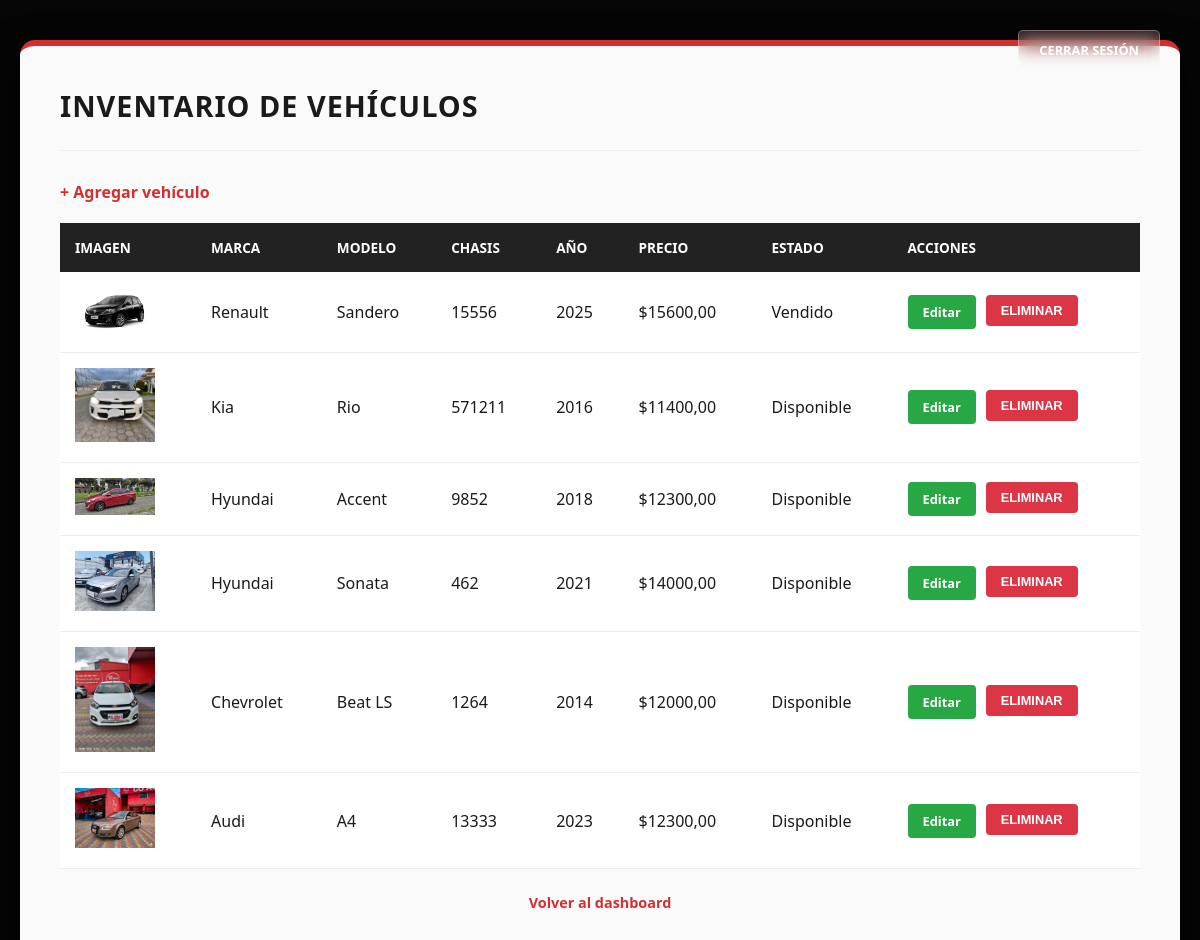
/inventario/ (signed in), run on the app's committed database.
### inventario/models.py (models this page shows, shortened)
class Vehiculo(models.Model):
    ESTADO_CHOICES = [
        ('disponible', 'Disponible'),
        ('vendido', 'Vendido'),
        ('reservado', 'Reservado'),
    ]
    CONDICION_CHOICES = [
        ('nuevo', 'Nuevo'),
        ('usado', 'Usado'),
    ]
    marca = models.CharField(max_length=50)
    modelo = models.CharField(max_length=50)
    chasis = models.CharField(max_length=50, unique=True)
    anio = models.PositiveIntegerField()
    precio = models.DecimalField(max_digits=10, decimal_places=2)
    estado = models.CharField(max_length=20, choices=ESTADO_CHOICES, default='disponible')
    condicion = models.CharField(max_length=10, choices=CONDICION_CHOICES, default='nuevo')
    descripcion = models.TextField(blank=True, null=True, help_text="Descripción detallada del vehículo")
    fecha_registro = models.DateTimeField(auto_now_add=True)
    fecha_actualizacion = models.DateTimeField(auto_now=True)
    imagen = models.ImageField(upload_to='vehiculos/', blank=True, null=True)
    imagen2 = models.ImageField(upload_to='vehiculos/', blank=True, null=True)
    imagen3 = models.ImageField(upload_to='vehiculos/', blank=True, null=True)
    class Meta:
        verbose_name = 'Vehículo'
        verbose_name_plural = 'Vehículos'

### inventario/views.py (the view)
# urls.py: path('', views.lista_vehiculos, name='lista_vehiculos'),
@login_required
def lista_vehiculos(request):
    vehiculos = Vehiculo.objects.all().order_by('-fecha_registro')
    if request.user.rol == 'cliente':
        return render(request, 'inventario/galeria.html', {'vehiculos': vehiculos})
    else:
        vehiculos = Vehiculo.objects.all().order_by('-fecha_registro')
        return render(request, 'inventario/lista.html', {'vehiculos': vehiculos})

### templates/inventario/lista.html (shortened to what this page needs)
{% load static %}
<!DOCTYPE html>
<html lang="es">
<head>
    <link rel="stylesheet" href="{% static 'css/style.css' %}">
</head>
<body>
      <a href="{% url 'cerrar_sesion' %}" class="btn-cerrar">Cerrar Sesión</a>
    <div class="dashboard-wrapper">
        <header class="header-flex">
            <div class="user-welcome">
                <h1>INVENTARIO DE VEHÍCULOS</h1>
            </div>
        </header>
        <a href="{% url 'crear_vehiculo' %}">+ Agregar vehículo</a>
        <table class="tabla-usuarios">
            <thead>
                <tr>
                    <th>Imagen</th>
                    <th>Marca</th>
                    <th>Modelo</th>
                    <th>Chasis</th>
                    <th>Año</th>
                    <th>Precio</th>
                    <th>Estado</th>
                    <th>Acciones</th>
                </tr>
            </thead>
            <tbody>
                {% for vehiculo in vehiculos %}
                <tr>
                    <td>
                        {% if vehiculo.imagen %}
                            <img src="{{ vehiculo.imagen.url }}" width="80">
                        {% else %}
                            Sin imagen
                        {% endif %}
                    </td>
                    <td>{{ vehiculo.marca }}</td>
                    <td>{{ vehiculo.modelo }}</td>
                    <td>{{ vehiculo.chasis }}</td>
                    <td>{{ vehiculo.anio }}</td>
                    <td>${{ vehiculo.precio }}</td>
                    <td>{{ vehiculo.get_estado_display }}</td>
                    <td>
                        <div class="flex-acciones">
                            <a href="{% url 'actualizar_vehiculo' vehiculo.pk %}" class="btn-accion btn-activar">Editar</a>
                            <form action="{% url 'eliminar_vehiculo' vehiculo.pk %}" method="POST">
                                <button type="submit" class="btn-accion btn-eliminar">Eliminar</button>
                            </form>
                        </div>
                    </td>
                </tr>
                {% empty %}
                <tr>
                    <td colspan="8" style="text-align:center; padding:30px; color:#666;">
                        No hay vehículos registrados aún.
                    </td>
                </tr>
                {% endfor %}
            </tbody>
        </table>
        <p><a href="{% url 'dashboard' %}">Volver al dashboard</a></p>
    </div>
</body>
</html>

### static/css/style.css (style rules this page uses)
:root { --primary-red: #d32f2f; --dark-bg: #1a1a1a; --card-bg: #ffffff; --text-main: #333333; --text-light: #666666; --border-color: #e0e0e0; }
body { font-family: 'Segoe UI', Tahoma, Geneva, Verdana, sans-serif; background-color: var(--dark-bg); background-image: linear-gradient(rgba(0, 0, 0, 0.8), rgba(0, 0, 0, 0.8)), url('https://images.unsplash.com/photo-1492144534655-ae79c964c9d7?auto=format&fit=crop&q=80&w=1920'); background-size: cover; background-attachment: fixed; display: flex; justify-content: center; align-items: center; min-height: 100vh; margin: 0; color: var(--text-main); position: relative; }
.btn-cerrar { position: absolute; top: 30px; right: 40px; background-color: rgba(255, 255, 255, 0.1); color: white; padding: 10px 20px; text-decoration: none; border-radius: 5px; font-weight: bold; font-size: 0.8rem; text-transform: uppercase; border: 1px solid rgba(255, 255, 255, 0.3); transition: all 0.3s ease; backdrop-filter: blur(10px); z-index: 1000; }
.dashboard-wrapper { max-width: 1100px; width: 90%; margin: 40px auto; background: rgba(255, 255, 255, 0.98); padding: 40px; border-radius: 15px; box-shadow: 0 20px 40px rgba(0,0,0,0.7); color: #1a1a1a; border-top: 6px solid var(--primary-red); }
.header-flex { border-bottom: 1px solid #eee; padding-bottom: 25px; margin-bottom: 30px; }
.user-welcome h1 { text-align: left; margin: 0; font-size: 1.8rem; letter-spacing: 1px; color: #1a1a1a; font-weight: 800; }
.tabla-usuarios { width: 100%; border-collapse: collapse; margin-top: 20px; background: white; }
.tabla-usuarios th { background-color: #222; color: #fff; padding: 15px; text-align: left; font-size: 0.85rem; text-transform: uppercase; }
.tabla-usuarios td { padding: 15px; border-bottom: 1px solid #eee; }
button { width: 100%; padding: 14px; background-color: var(--primary-red); color: white; border: none; border-radius: 6px; font-weight: bold; text-transform: uppercase; cursor: pointer; transition: background 0.3s; }
.btn-accion { border: none; padding: 8px 15px; border-radius: 4px; cursor: pointer; font-weight: bold; color: white; font-size: 0.8rem; width: auto; }
.btn-activar { background-color: #28a745; }
.btn-eliminar { background-color: #dc3545; }
.flex-acciones { display: flex; gap: 10px; }
.flex-acciones form { margin: 0; padding: 0; }
p { text-align: center; margin-top: 1.5rem; font-size: 0.9em; color: var(--text-light); }
a { color: var(--primary-red); text-decoration: none; font-weight: bold; }

### data on the page
Vehiculo: imagen (picture), marca "Renault", modelo "Sandero", chasis "15556", anio "2025", precio "15600,00", estado "Vendido"
Vehiculo: imagen (picture), marca "Kia", modelo "Rio", chasis "571211", anio "2016", precio "11400,00", estado "Disponible"
Vehiculo: imagen (picture), marca "Hyundai", modelo "Accent", chasis "9852", anio "2018", precio "12300,00", estado "Disponible"
Vehiculo: imagen (picture), marca "Hyundai", modelo "Sonata", chasis "462", anio "2021", precio "14000,00", estado "Disponible"
Vehiculo: imagen (picture), marca "Chevrolet", modelo "Beat LS", chasis "1264", anio "2014", precio "12000,00", estado "Disponible"
Vehiculo: imagen (picture), marca "Audi", modelo "A4", chasis "13333", anio "2023", precio "12300,00", estado "Disponible"
